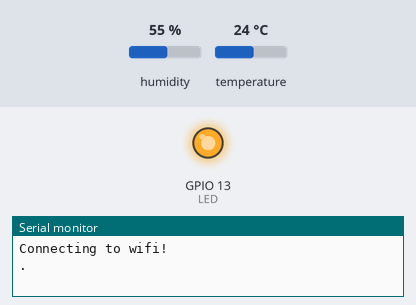
A sketch run on a simulated ESP32. Shown: output pins drawn as LEDs (lit = HIGH), the last lines printed to the serial monitor. The test bench sets the inputs (shaded band); at power-on: humidity 55 %, temperature 24 °C. WiFi joins after 1.5 s; servers stay silent unless stated; uploads are accepted with an empty reply.

Above: at 0.1 s.
At 1.1 s:
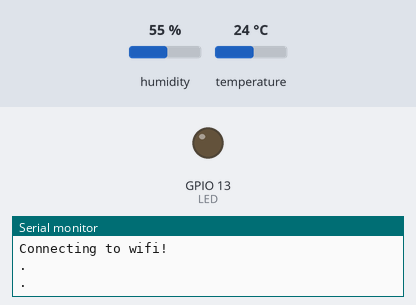
Timing chart, 0 to 2.6 s (numbered marks = the images above):
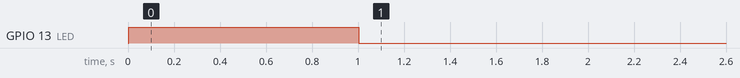

The sketch:

Temperature_Monitoring.ino
```cpp
#include <Arduino.h>
#include <math.h>
#include <WiFi.h>
#include <time.h>
#include <HTTPClient.h>
#include <ArduinoJson.h>
#include "DHT.h"
#define DHTTYPE DHT22
#define WIFI_SSID "EXCLUSIVE ACCESS"
#define WIFI_PASSWORD "digitalsnn"

const int LED = 13;
const int DHTPIN = 26;

void connectWifi();
void postHttp();

DHT dht(DHTPIN, DHTTYPE);

void setup()
{
  Serial.begin(115200);
  pinMode(LED, OUTPUT);

  dht.begin();
  connectWifi();

  delay(2000);
}

void loop()
{
  float humidity = dht.readHumidity();
  float temp = dht.readTemperature();

  if (isnan(humidity) || isnan(temp))
  {
    Serial.println(F("Failed to read from DHT sensor!"));
    return;
  }

  if (temp <= 18.0 || temp >= 30.0)
  {
    digitalWrite(LED, HIGH);
  }
  else
  {
    digitalWrite(LED, LOW);
  }

  Serial.print("Humidity: ");
  Serial.print(humidity);
  Serial.print("%  Temperature: ");
  Serial.print(temp);
  Serial.println("°C ");

  postHttp(temp, humidity);

  delay(5000);
}

void connectWifi()
{
  Serial.println("Connecting to wifi!");
  WiFi.begin(WIFI_SSID, WIFI_PASSWORD);

  while (WiFi.status() != WL_CONNECTED)
  {
    Serial.println(".");
    digitalWrite(LED, !digitalRead(LED));
    delay(1000);
  }

  Serial.println("Wifi Connected");
  Serial.println(WiFi.SSID());
  Serial.println(WiFi.RSSI());
  Serial.println(WiFi.macAddress());
  Serial.println(WiFi.localIP());
  Serial.println(WiFi.gatewayIP());
  Serial.println(WiFi.dnsIP());
}

void postHttp(float temp, float humidity)
{
  Serial.println("[HTTP] begin...");

  String url = "http://192.168.43.67:5000/api/dht";
  HTTPClient http;

  http.begin(url);
  http.addHeader("Content-Type", "application/json");

  DynamicJsonDocument jsonDoc(256);

  float roundedTemp = round(temp * 100.0) / 100.0;
  float roundedHumidity = round(humidity * 100.0) / 100.0;

  jsonDoc["temperature"] = roundedTemp;
  jsonDoc["humidity"] = roundedHumidity;

  String jsonStr;
  serializeJson(jsonDoc, jsonStr);
  Serial.println(jsonStr);

  int httpCode = http.POST(jsonStr);

  if (httpCode > 0)
  {
    if (httpCode == 201)
    {
      String payload = http.getString();
      Serial.println(payload);
    }
    else
    {
      Serial.printf("HTTP error code: %d\n", httpCode);
    }
  }
  else
  {
    Serial.println("Failed to connect to server");
  }

  http.end();
}
```
